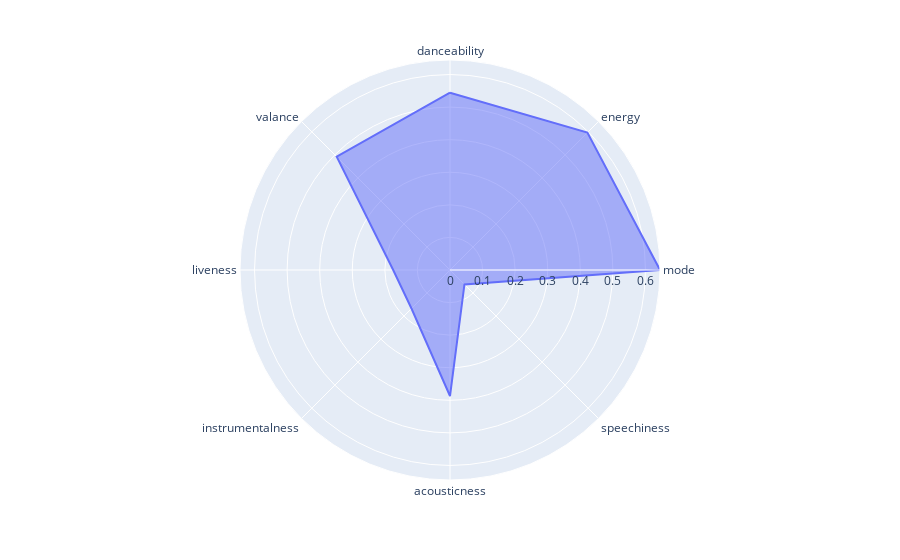

Notebook cell for this chart:
### Code cell
polar_audio_features_2 = pd.DataFrame(dict(r = audio_features_2_mean, theta = features))
fig = px.line_polar(polar_audio_features_2, r='r', theta='theta', line_close=True)
fig.update_traces(fill='toself')
fig.show()

### Figure 1 — Plotly figure (JSON) as saved in the notebook; plotly's stock layout.template omitted (floating-point values rounded to 4 significant figures)
{"data": [{"fill": "toself", "hovertemplate": "r=%{r}<br>theta=%{theta}<extra></extra>", "legendgroup": "", "line": {"color": "#636efa", "dash": "solid"}, "marker": {"symbol": "circle"}, "mode": "lines", "name": "", "r": [0.5442, 0.5964, 0.6446, 0.06274, 0.3868, 0.1672, 0.1744, 0.4918, 0.5442], "showlegend": false, "subplot": "polar", "theta": ["danceability", "energy", "mode", "speechiness", "acousticness", "instrumentalness", "liveness", "valance", "danceability"], "type": "scatterpolar"}], "layout": {"legend": {"tracegroupgap": 0}, "margin": {"t": 60}, "polar": {"angularaxis": {"direction": "clockwise", "rotation": 90}, "domain": {"x": [0, 1], "y": [0, 1]}}}}
